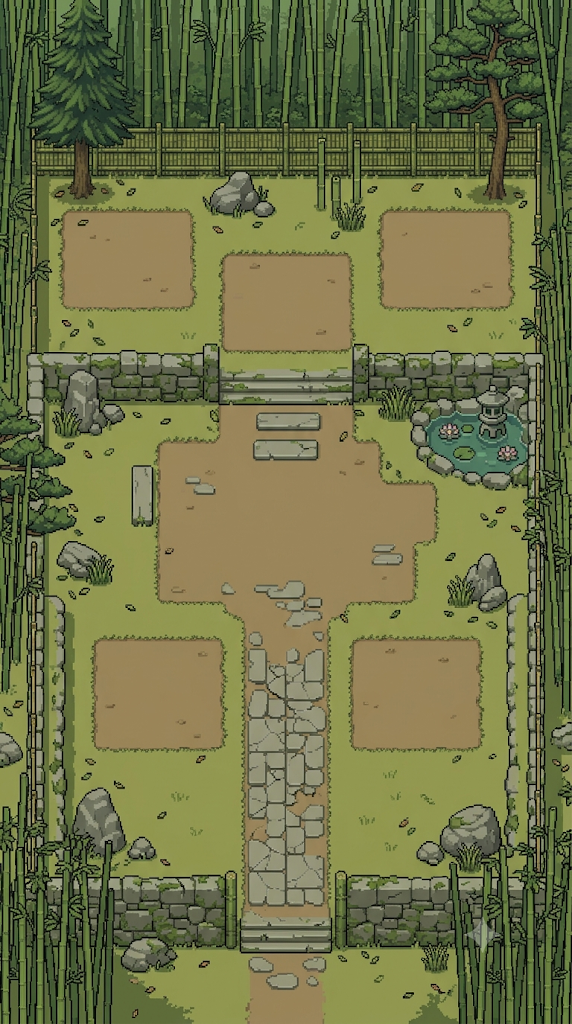
#> input picture sheets/sect_bg.png, 572 x 1024 px
$ python sectbg.py
#> lines starting #> are read from the running program, lines starting #| are printed output that depends on the picture; after the words box and inside, x2 and y2 are one past the last pixel; in counts of white or black regions, pixels touching at a corner belong together
"""문파 터 배경 (v2.92.6) — sheets/sect_bg.png (사용자 제미나이, 3/4 시점 마당 한 장, 건물 없음) → assets/sect_bg.png
추출 없이 통째로 쓴다. 팔레트 PNG(디더)로 줄여 넣는다(빌드 16MB 한도 — 원본 RGB 913KB → 220KB).
빈 터(맨땅) 다섯 칸의 위치를 재서 찍는다 — SECT.scene.halls 에 [가운데 x, 아랫변 y, 폭] **그림 비율**로 적는다.
(화면은 기기마다 비율이 달라 그림을 cover 로 깔고, 자리는 그림 비율 → sectBgRect 로 화면 좌표.)
"""
import sys, numpy as np
from PIL import Image
from scipy import ndimage as ndi

SRC, DST = 'sheets/sect_bg.png', 'assets/sect_bg.png'

im = Image.open(SRC).convert('RGB')
#> im is the input picture: PIL image 572x1024 RGB; mean R, G, B 112.7, 116.3, 72.4
W, H = im.size
#> W = 572; H = 1024
q = im.quantize(colors=256, method=2, dither=Image.Dither.FLOYDSTEINBERG)   # 무디더는 줄무늬(v2.63.6)
q.save(DST, optimize=True)
import os
print('%s %dx%d → %s %dKB' % (SRC, W, H, DST, os.path.getsize(DST) // 1024))
#| sheets/sect_bg.png 572x1024 → assets/sect_bg.png 215KB

# 맨땅(황토) 마스크 — r>g>b 따뜻한 갈색. 잔디(초록)·돌(회색)은 빠진다
a = np.array(im).astype(int); r, g, b = a[..., 0], a[..., 1], a[..., 2]
#> after `r, g, b = (a[..., 0], a[..., 1], a[..., 2])`:
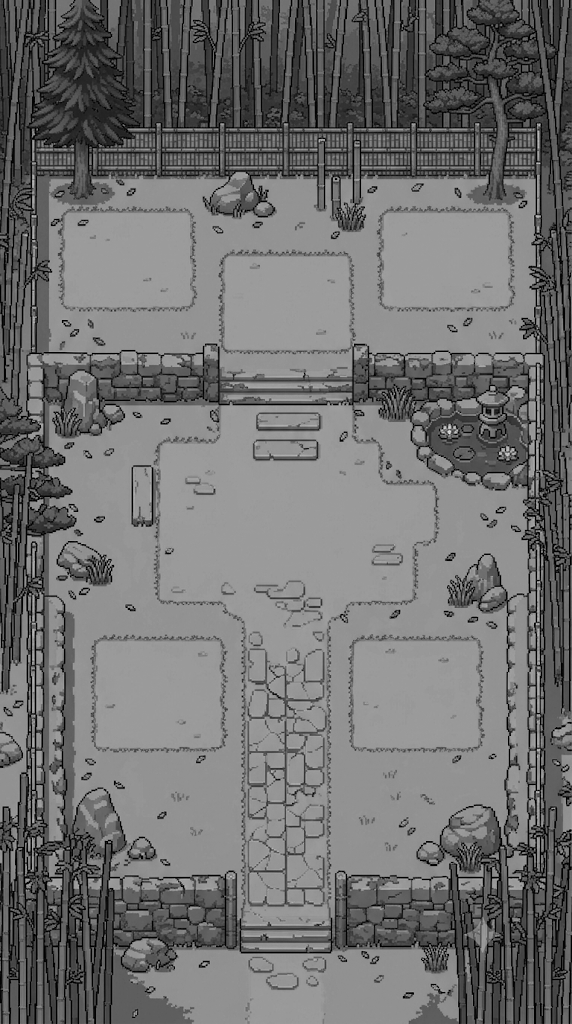
#> r: shape (1024, 572) int64; min 0, max 234, mean 112.7
#> after `r, g, b = (a[..., 0], a[..., 1], a[..., 2])`:
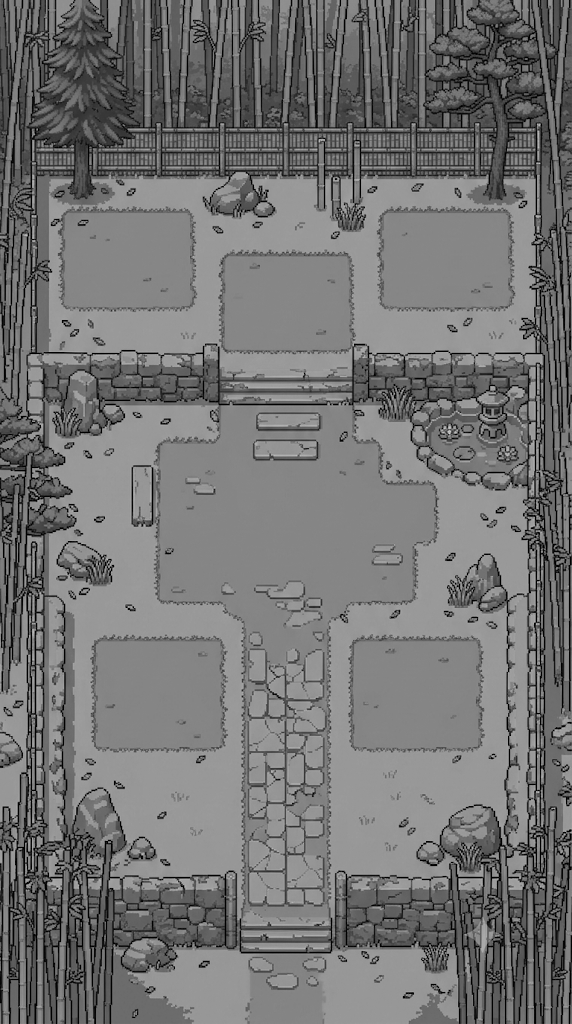
#> g: shape (1024, 572) int64; min 0, max 212, mean 116.3
#> after `r, g, b = (a[..., 0], a[..., 1], a[..., 2])`:
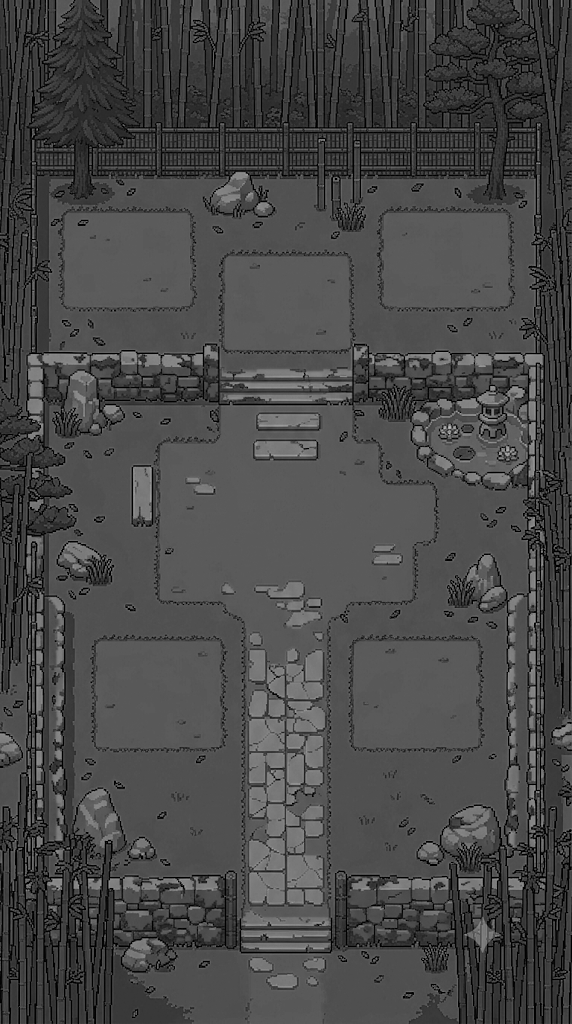
#> b: shape (1024, 572) int64; min 0, max 190, mean 72.4
m = (r > 150) & (r - b > 40) & (r - g > 10) & (r - g < 45) & (g > 120)
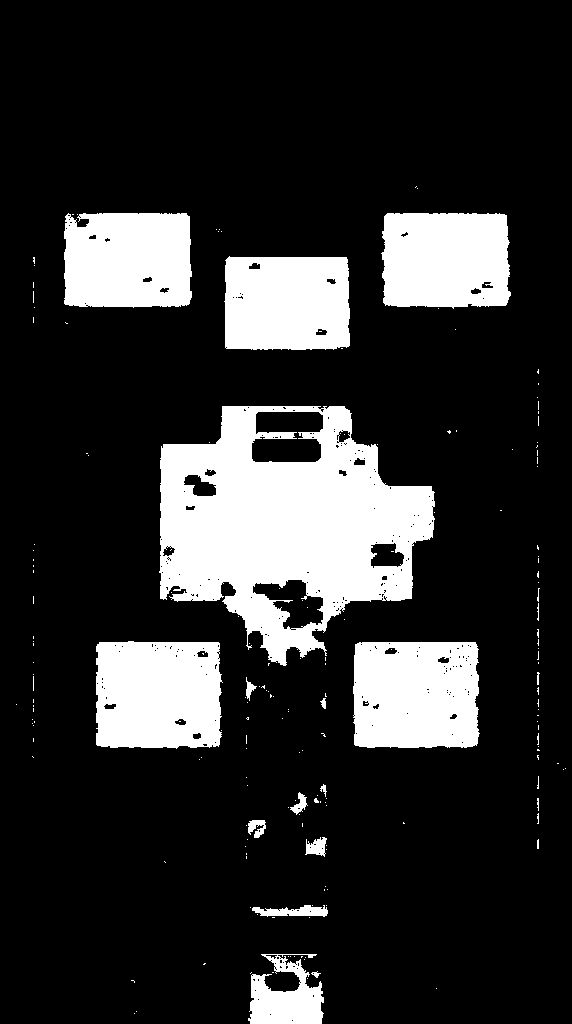
#> m: shape (1024, 572) bool; 18.3% white; 189 white regions (171 under 20 px), largest, box (x1, y1, x2, y2) and area: (159, 406, 435, 666) 41863, (96, 641, 223, 749) 12762, (353, 642, 480, 748) 12754
lab, n = ndi.label(m)
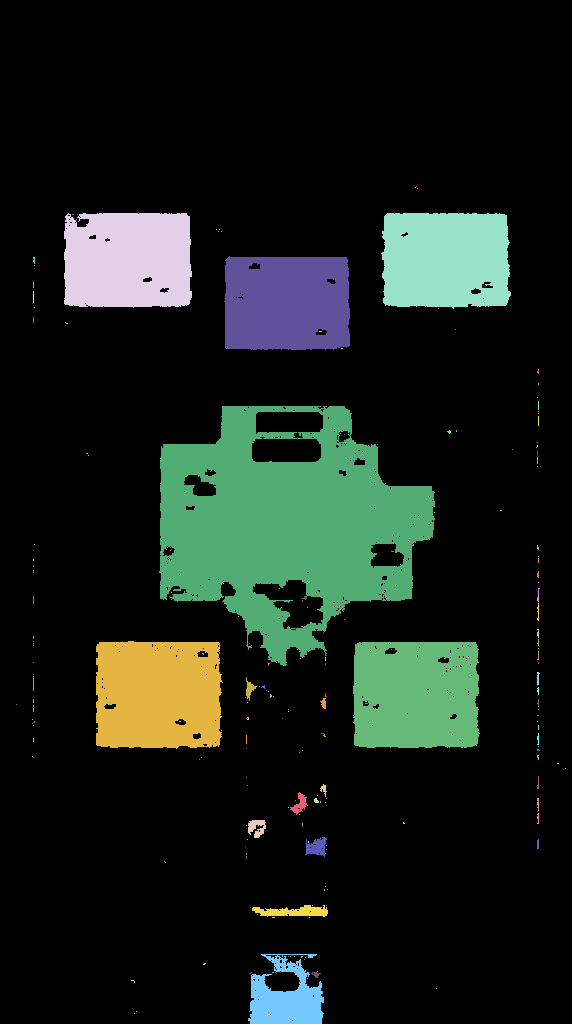
#> lab: shape (1024, 572) int32; 238 distinct labels, from 0 to 237; one colour per label, 0 black
#> n = 237
sizes = ndi.sum(m, lab, range(1, n + 1)); objs = ndi.find_objects(lab)
#> after `sizes = ndi.sum(m, lab, range(1, n + 1))`: sizes = 237 values, max 41824 at index 30, min 1 at index 0, mean 451.2
#> after `objs = ndi.find_objects(lab)`: objs = 237 items
print('맨땅 덩어리 (큰 순) — 가장 큰 것은 가운데 수련장, 그다음 다섯이 빈 터:')
for i in np.argsort(-sizes)[:6]:
    s = objs[i]; y0, y1 = s[0].start, s[0].stop; x0, x1 = s[1].start, s[1].stop
    cx = (x0 + x1) / 2
    print('  %6d px  x %3d~%3d  y %3d~%3d   → [%.3f, %.3f, %.3f]' % (sizes[i], x0, x1, y0, y1, cx / W, y1 / H, (x1 - x0) / W))
#> this loop made 6 passes
#> (i, y0, y1, x0, x1, cx) on passes 1, 2, 3, 5, 6: (30, 406, 666, 159, 435, 297), (93, 641, 749, 96, 222, 159), (94, 642, 748, 353, 480, 416.5), (3, 213, 308, 64, 192, 128), (13, 256, 350, 224, 350, 287)
#> (y0, y1, x0, x1, cx) on pass 4: (213, 309, 381, 511, 446)
#|    41824 px  x 159~435  y 406~666   → [0.519, 0.650, 0.483]
#|    12759 px  x  96~222  y 641~749   → [0.278, 0.731, 0.220]
#|    12750 px  x 353~480  y 642~748   → [0.728, 0.730, 0.222]
#|    11484 px  x 381~511  y 213~309   → [0.780, 0.302, 0.227]
#|    11461 px  x  64~192  y 213~308   → [0.224, 0.301, 0.224]
#|    11249 px  x 224~350  y 256~350   → [0.502, 0.342, 0.220]
